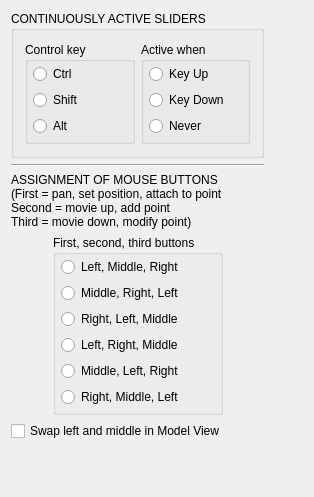
<ui version="4.0" >
 <class>MouseForm</class>
 <widget class="QWidget" name="MouseForm" >
  <property name="geometry" >
   <rect>
    <x>0</x>
    <y>0</y>
    <width>314</width>
    <height>497</height>
   </rect>
  </property>
  <property name="windowTitle" >
   <string>Mouse</string>
  </property>
  <layout class="QHBoxLayout" name="horizontalLayout_3" >
   <item>
    <layout class="QVBoxLayout" name="verticalLayout_4" >
     <item>
      <widget class="QGroupBox" name="groupBox_4" >
       <property name="title" >
        <string>CONTINUOUSLY ACTIVE SLIDERS</string>
       </property>
       <layout class="QHBoxLayout" name="horizontalLayout" >
        <item>
         <widget class="QGroupBox" name="groupBox" >
          <property name="title" >
           <string>Control key</string>
          </property>
          <layout class="QVBoxLayout" name="verticalLayout" >
           <property name="leftMargin" >
            <number>5</number>
           </property>
           <property name="topMargin" >
            <number>2</number>
           </property>
           <property name="rightMargin" >
            <number>5</number>
           </property>
           <property name="bottomMargin" >
            <number>5</number>
           </property>
           <item>
            <widget class="QRadioButton" name="ctrlRadioButton" >
             <property name="toolTip" >
              <string/>
             </property>
             <property name="text" >
              <string>Ctrl</string>
             </property>
            </widget>
           </item>
           <item>
            <widget class="QRadioButton" name="shiftRadioButton" >
             <property name="toolTip" >
              <string>Make Shift key control whether sliders are continuously active</string>
             </property>
             <property name="text" >
              <string>Shift</string>
             </property>
            </widget>
           </item>
           <item>
            <widget class="QRadioButton" name="altRadioButton" >
             <property name="toolTip" >
              <string>Make Alt key control whether sliders are continuously active (may not work with X11 window managers)</string>
             </property>
             <property name="text" >
              <string>Alt</string>
             </property>
            </widget>
           </item>
          </layout>
         </widget>
        </item>
        <item>
         <widget class="QGroupBox" name="groupBox_2" >
          <property name="title" >
           <string>Active when</string>
          </property>
          <layout class="QVBoxLayout" name="verticalLayout_2" >
           <property name="leftMargin" >
            <number>5</number>
           </property>
           <property name="topMargin" >
            <number>2</number>
           </property>
           <property name="rightMargin" >
            <number>5</number>
           </property>
           <property name="bottomMargin" >
            <number>5</number>
           </property>
           <item>
            <widget class="QRadioButton" name="keyUpRadio" >
             <property name="toolTip" >
              <string>Make sliders active unless you press the control key</string>
             </property>
             <property name="text" >
              <string>Key Up</string>
             </property>
            </widget>
           </item>
           <item>
            <widget class="QRadioButton" name="keyDownRadio" >
             <property name="toolTip" >
              <string>Make sliders active only when you press the control key</string>
             </property>
             <property name="text" >
              <string>Key Down</string>
             </property>
            </widget>
           </item>
           <item>
            <widget class="QRadioButton" name="neverRadio" >
             <property name="toolTip" >
              <string>Make sliders never continuously active</string>
             </property>
             <property name="text" >
              <string>Never</string>
             </property>
            </widget>
           </item>
          </layout>
         </widget>
        </item>
       </layout>
      </widget>
     </item>
     <item>
      <widget class="Line" name="Line1" >
       <property name="frameShape" >
        <enum>QFrame::HLine</enum>
       </property>
       <property name="frameShadow" >
        <enum>QFrame::Sunken</enum>
       </property>
      </widget>
     </item>
     <item>
      <widget class="QLabel" name="TextLabel2" >
       <property name="text" >
        <string>ASSIGNMENT OF MOUSE BUTTONS
(First = pan, set position, attach to point
Second = movie up, add point
Third = movie down, modify point)</string>
       </property>
       <property name="wordWrap" >
        <bool>false</bool>
       </property>
      </widget>
     </item>
     <item>
      <layout class="QHBoxLayout" name="horizontalLayout_2" >
       <item>
        <spacer name="Spacer6_2" >
         <property name="orientation" >
          <enum>Qt::Horizontal</enum>
         </property>
         <property name="sizeType" >
          <enum>QSizePolicy::Expanding</enum>
         </property>
         <property name="sizeHint" stdset="0" >
          <size>
           <width>30</width>
           <height>0</height>
          </size>
         </property>
        </spacer>
       </item>
       <item>
        <widget class="QGroupBox" name="groupBox_3" >
         <property name="title" >
          <string>First, second, third buttons</string>
         </property>
         <layout class="QVBoxLayout" name="verticalLayout_3" >
          <property name="leftMargin" >
           <number>5</number>
          </property>
          <property name="topMargin" >
           <number>2</number>
          </property>
          <property name="rightMargin" >
           <number>5</number>
          </property>
          <property name="bottomMargin" >
           <number>5</number>
          </property>
          <item>
           <widget class="QRadioButton" name="lmrRadioButton" >
            <property name="text" >
             <string>Left, Middle, Right</string>
            </property>
           </widget>
          </item>
          <item>
           <widget class="QRadioButton" name="mrlRadioButton" >
            <property name="text" >
             <string>Middle, Right, Left</string>
            </property>
           </widget>
          </item>
          <item>
           <widget class="QRadioButton" name="rlmRadioButton" >
            <property name="text" >
             <string>Right, Left, Middle</string>
            </property>
           </widget>
          </item>
          <item>
           <widget class="QRadioButton" name="lrmRadioButton" >
            <property name="text" >
             <string>Left, Right, Middle</string>
            </property>
           </widget>
          </item>
          <item>
           <widget class="QRadioButton" name="mlrRadioButton" >
            <property name="text" >
             <string>Middle, Left, Right</string>
            </property>
           </widget>
          </item>
          <item>
           <widget class="QRadioButton" name="rmlRadioButton" >
            <property name="text" >
             <string>Right, Middle, Left</string>
            </property>
           </widget>
          </item>
         </layout>
        </widget>
       </item>
       <item>
        <spacer name="Spacer6" >
         <property name="orientation" >
          <enum>Qt::Horizontal</enum>
         </property>
         <property name="sizeType" >
          <enum>QSizePolicy::Expanding</enum>
         </property>
         <property name="sizeHint" stdset="0" >
          <size>
           <width>30</width>
           <height>0</height>
          </size>
         </property>
        </spacer>
       </item>
      </layout>
     </item>
     <item>
      <widget class="QCheckBox" name="swapModvCheckBox" >
       <property name="toolTip" >
        <string>Use left for rotation and middle for shift in model view window</string>
       </property>
       <property name="text" >
        <string>Swap left and middle in Model View</string>
       </property>
      </widget>
     </item>
     <item>
      <spacer name="spacer22" >
       <property name="orientation" >
        <enum>Qt::Vertical</enum>
       </property>
       <property name="sizeType" >
        <enum>QSizePolicy::Expanding</enum>
       </property>
       <property name="sizeHint" stdset="0" >
        <size>
         <width>253</width>
         <height>13</height>
        </size>
       </property>
      </spacer>
     </item>
    </layout>
   </item>
   <item>
    <spacer name="Spacer10" >
     <property name="orientation" >
      <enum>Qt::Horizontal</enum>
     </property>
     <property name="sizeType" >
      <enum>QSizePolicy::Expanding</enum>
     </property>
     <property name="sizeHint" stdset="0" >
      <size>
       <width>16</width>
       <height>16</height>
      </size>
     </property>
    </spacer>
   </item>
  </layout>
 </widget>
 <layoutdefault spacing="6" margin="11" />
 <resources/>
 <connections>
  <connection>
   <sender>swapModvCheckBox</sender>
   <signal>toggled(bool)</signal>
   <receiver>MouseForm</receiver>
   <slot>swapToggled(bool)</slot>
   <hints>
    <hint type="sourcelabel" >
     <x>20</x>
     <y>20</y>
    </hint>
    <hint type="destinationlabel" >
     <x>20</x>
     <y>20</y>
    </hint>
   </hints>
  </connection>
 </connections>
</ui>
